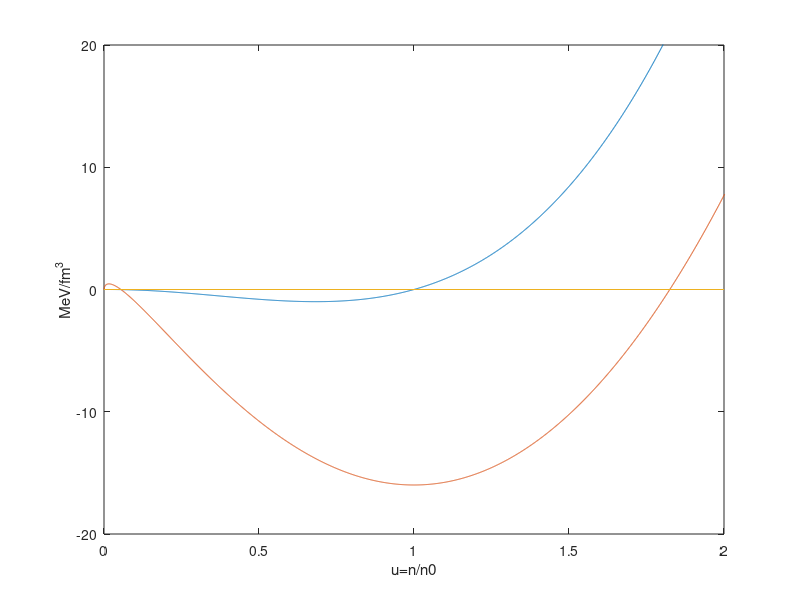

Reproduce this figure in MATLAB.
function svar = symmetricnuclearplotpress()
close all
EF=22.1; %MeV
n0=0.16; %   /fm^(-3)
A=-118.2; %MeV
B=65.38; %MeV
sigma=2.112;
%particle density
u=[0:0.001:10];
%energy per particle less its rest mass

svar(1,:)=(2*n0*EF*u.^(5/3))/3+(n0*A*u.^2)/2+((B*sigma*n0)/(sigma+1))*u.^(sigma+1);

svar(2,:)=EF*u.^(2/3)+(A.*u)/2+(B*(u.^(sigma)))/(sigma+1);

plot(u,svar), axis([0 2 -20 20])
ylabel('MeV/fm^3');xlabel('u=n/n0')
line([0 2], [0 0])
